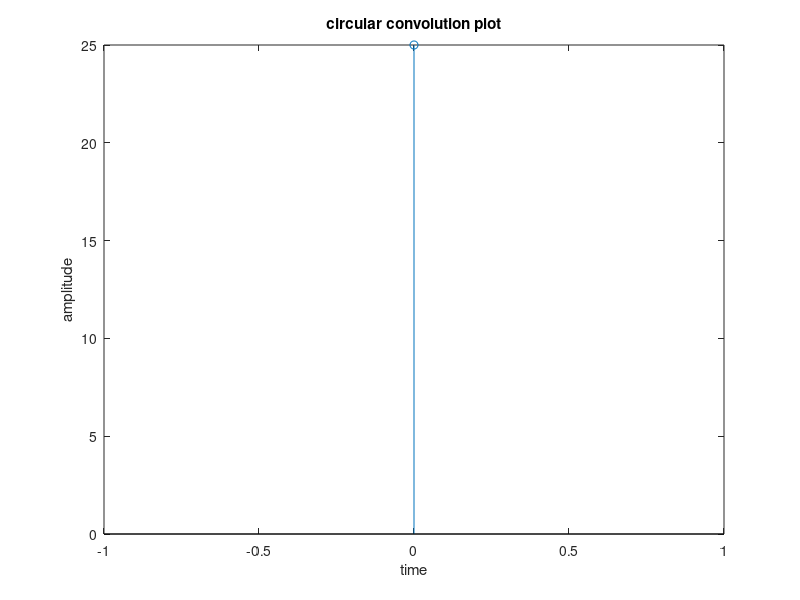

The MATLAB script that drew this image:
%circular convolution%
clc;
close all
clear all
x=input('enter the 1st value');
h=input('enter the 2nd value');
N1=length(x);
N2=length(h);
N=max(N1,N2);
for n=0:1:N-1
y(n+1)=0;
for M=0:1:N-1
i=n-M;
if(i<0)
i=i+N;
end
y(n+1)=y(n+1)+x(M+1)*h(i+1);
end
end
disp(y)
n=0:1:N-1;
stem(n,y)
title('circular convolution plot');
xlabel('time');
ylabel('amplitude');
